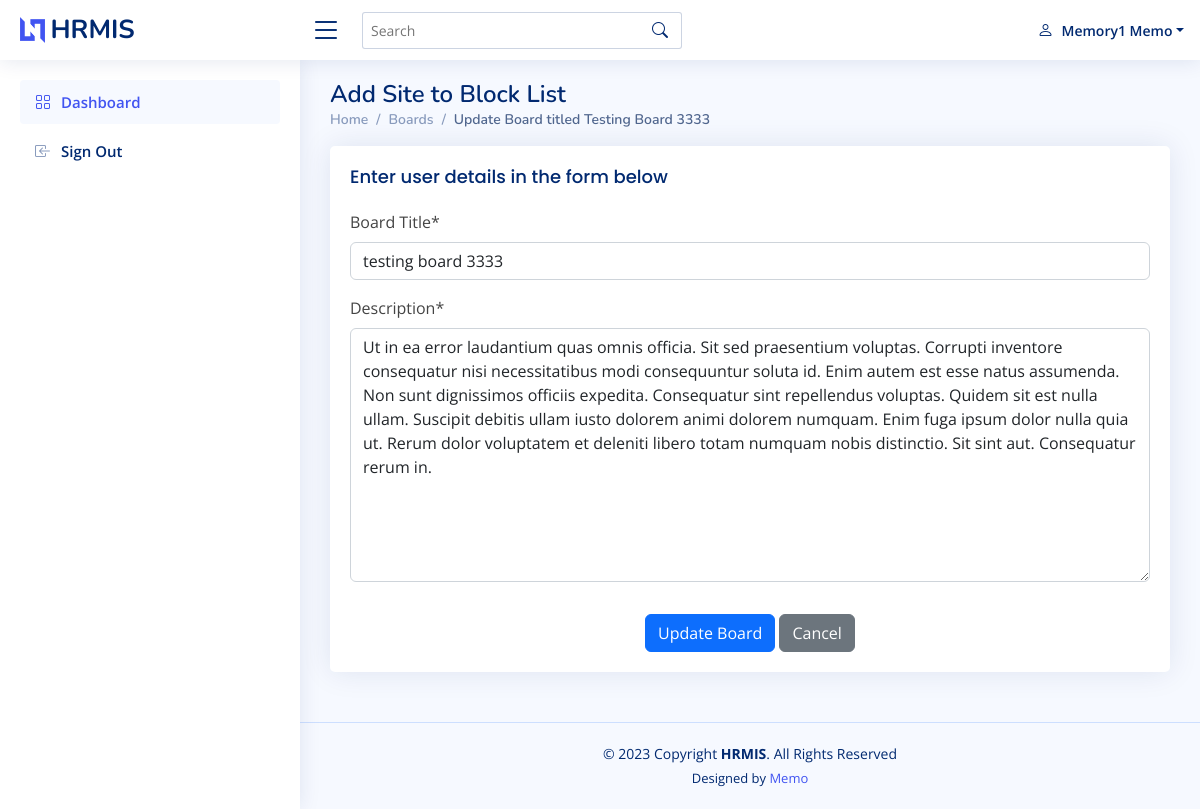
The app's page /boards/board-update/2 (signed in) with its own data.
### accounts/models.py (models this page shows, shortened)
class User (AbstractUser):
    DES = (('', 'Choose Designation'), ('admin', 'Admin(Organization)'),('employee', 'Employee'),)
    GENDER = (('', 'Choose Gender'),('female','Female'),('male','Male'))
    first_name = models.CharField(max_length=255)
    last_name = models.CharField(max_length=255)
    is_admin = models.BooleanField(default=False)
    is_employee = models.BooleanField(default=False)
    designation = models.CharField(max_length=30, choices=DES)
    email = models.EmailField(max_length=255)
    phone_number = models.CharField(max_length=255)
    gender = models.CharField(max_length=50, choices=GENDER)
    address = models.TextField()
    class Meta:
        ordering = ["-date_joined", ]

### board/models.py (models this page shows, shortened)
class Board(models.Model):
    title = models.CharField(max_length=255)
    description = models.TextField()
    updated = models.DateTimeField(auto_now=True)
    timestamp = models.DateTimeField(auto_now_add=True)
    class Meta:
        ordering = ["-timestamp", ]

### board/views.py (the view)
# urls.py: path('board-update/<int:pk>',views.board_update, name='board_update'),
@login_required
def board_update(request, pk):
    template_name = 'add_board.html'
    qs = get_object_or_404(models.Board, pk=pk)
    if request.method == 'POST':
        form = BoardForm(request.POST,instance=qs)
        if form.is_valid():
            form.save()
            messages.success(request, 'Board successfully updated!')
            return redirect('boards:boards')
    else:
        context = {'form': BoardForm(instance=qs), 'obj': qs,'type':'update'}
    return render(request, template_name, context)

### board/forms.py
class BoardForm(forms.ModelForm):
    class Meta:
        model = models.Board
        labels = {
            'title': 'Board Title',
        }
        fields = ('title','description',)

### board/templates/add_board.html (shortened to what this page needs)
{% extends 'shared.html' %}
{% load static %}
{% load crispy_forms_tags %}
{% block pagetitle %}
Add Site to Block List
{% endblock %}
{% block breadcrum %}
<li class="breadcrumb-item"><a href="{% url 'boards:boards' %}">Boards</a></li>
<li class="breadcrumb-item active">
 {% if type == 'create' %}
Add Board
{% else %}
Update Board titled {{obj.title|title}}
{% endif %}
</li>
{% endblock %}
{% block content %}
<section class="section">
    <div class="row">
      <div class="col-lg-12">
        <div class="card">
          <div class="card-body">
            <h5 class="card-title">Enter user details in the form below</h5>
          {% if type == 'create' %}
          <form action="{% url 'boards:add_board' %}" method="POST">
          {% else %}
          <form action="{% url 'boards:board_update' obj.pk %}" method="POST">
          {% endif %}
              <div class="row mb-3">
                <div class="col-sm-12">
                    {{ form.title|as_crispy_field }}
                </div>
                <div class="col-sm-12">
                    {{ form.description|as_crispy_field }}
                </div>
              </div>
              <div class="text-center">
                <button type="submit" class="btn btn-primary">
                  {% if type == 'create' %}
                  Add Board
                  {% else %}
                  Update Board
                  {% endif %}
                </button>
                <a href="{% url 'boards:boards' %}" class="btn btn-secondary">Cancel</a>
              </div>
            </form>
          </div>
        </div>
      </div>
    </div>
  </section>
{% endblock %}

### templates/shared.html (shortened to what this page needs)
<!DOCTYPE html>
{% load static %}
<html lang="en">
<head>
  <link href="{% static 'assets/vendor/bootstrap/css/bootstrap.min.css' %}" rel="stylesheet">
  <link href="{% static 'assets/vendor/bootstrap-icons/bootstrap-icons.css' %}" rel="stylesheet">
  <link href="{% static 'assets/vendor/boxicons/css/boxicons.min.css' %}" rel="stylesheet">
  <link href="{% static 'assets/vendor/quill/quill.snow.css' %}" rel="stylesheet">
  <link href="{% static 'assets/vendor/quill/quill.bubble.css' %}" rel="stylesheet">
  <link href="{% static 'assets/vendor/remixicon/remixicon.css' %}" rel="stylesheet">
  <link href="{% static 'assets/vendor/simple-datatables/style.css' %}" rel="stylesheet">
  <link href="{% static 'assets/css/style.css' %}" rel="stylesheet">
</head>
<body>
  <header id="header" class="header fixed-top d-flex align-items-center">
    <div class="d-flex align-items-center justify-content-between">
      <a href="/" class="logo d-flex align-items-center">
        <img src="{% static 'assets/img/logo.png' %}" alt="">
        <span class="d-none d-lg-block">HRMIS</span>
      </a>
      <i class="bi bi-list toggle-sidebar-btn"></i>
    </div>
    <div class="search-bar">
      <form class="search-form d-flex align-items-center" method="POST" action="#">
        <input type="text" name="query" placeholder="Search" title="Enter search keyword">
        <button type="submit" title="Search"><i class="bi bi-search"></i></button>
      </form>
    </div>
    <nav class="header-nav ms-auto">
      <ul class="d-flex align-items-center">
        <li class="nav-item dropdown pe-3">
          <a class="nav-link nav-profile d-flex align-items-center pe-0" href="#" data-bs-toggle="dropdown">
            <i class="bi bi-person"></i>
            <span class="d-none d-md-block dropdown-toggle ps-2">{{request.user.first_name|title}} {{request.user.last_name|title}}</span>
          </a>
        </li>
      </ul>
    </nav>
  </header>
  <aside id="sidebar" class="sidebar">
    <ul class="sidebar-nav" id="sidebar-nav">
      <li class="nav-item">
        <a class="nav-link " href="/">
          <i class="bi bi-grid"></i>
          <span>Dashboard</span>
        </a>
      </li>
      <li class="nav-item">
        <a class="nav-link collapsed" href="{% url 'logout' %}">
          <i class="bi bi-box-arrow-in-left"></i>
          <span>Sign Out</span>
        </a>
      </li>
    </ul>
  </aside>
  <main id="main" class="main">
    <div class="pagetitle">
      <h1>{% block pagetitle %}{% endblock %}</h1>
      <nav>
        <ol class="breadcrumb">
          <li class="breadcrumb-item"><a href="{% url 'accounts:redirect_logged' %}">Home</a></li>
          {% block breadcrum %}{% endblock %}
        </ol>
      </nav>
    </div>
    <section class="section dashboard">
        {% block content %}
        {% endblock %}
    </section>
  </main>
  <footer id="footer" class="footer">
    <div class="copyright">
        © {% now "Y" %} Copyright <strong><span>HRMIS</span></strong>. All Rights Reserved
    </div>
    <div class="credits">
      Designed by <a href="https://bootstrapmade.com/">Memo</a>
    </div>
  </footer>
</body>
</html>

### static_files/assets/css/style.css (style rules this page uses)
:root { scroll-behavior: smooth; }
body { font-family: "Open Sans", sans-serif; background: #f6f9ff; color: #444444; }
a { color: #4154f1; text-decoration: none; }
h1, h2, h3, h4, h5, h6 { font-family: "Nunito", sans-serif; }
#main { margin-top: 60px; padding: 20px 30px; transition: all 0.3s; }
.pagetitle { margin-bottom: 10px; }
.pagetitle h1 { font-size: 24px; margin-bottom: 0; font-weight: 600; color: #012970; }
.card { margin-bottom: 30px; border: none; border-radius: 5px; box-shadow: 0px 0 30px rgba(1, 41, 112, 0.1); }
.card-title { padding: 20px 0 15px 0; font-size: 18px; font-weight: 500; color: #012970; font-family: "Poppins", sans-serif; }
.card-body { padding: 0 20px 20px 20px; }
.breadcrumb { font-size: 14px; font-family: "Nunito", sans-serif; color: #899bbd; font-weight: 600; }
.breadcrumb a { color: #899bbd; transition: 0.3s; }
.breadcrumb .breadcrumb-item::before { color: #899bbd; }
.breadcrumb .active { color: #51678f; font-weight: 600; }
.logo { line-height: 1; }
@media (min-width: 1200px) { .logo { width: 280px; } }
.logo img { max-height: 26px; margin-right: 6px; }
.logo span { font-size: 26px; font-weight: 700; color: #012970; font-family: "Nunito", sans-serif; }
.header { transition: all 0.5s; z-index: 997; height: 60px; box-shadow: 0px 2px 20px rgba(1, 41, 112, 0.1); background-color: #fff; padding-left: 20px; }
.header .toggle-sidebar-btn { font-size: 32px; padding-left: 10px; cursor: pointer; color: #012970; }
.header .search-bar { min-width: 360px; padding: 0 20px; }
.header .search-form { width: 100%; }
.header .search-form input { border: 0; font-size: 14px; color: #012970; border: 1px solid rgba(1, 41, 112, 0.2); padding: 7px 38px 7px 8px; border-radius: 3px; transition: 0.3s; width: 100%; }
.header .search-form button { border: 0; padding: 0; margin-left: -30px; background: none; }
.header .search-form button i { color: #012970; }
.header-nav ul { list-style: none; }
.header-nav>ul { margin: 0; padding: 0; }
.header-nav .nav-profile { color: #012970; }
.header-nav .nav-profile span { font-size: 14px; font-weight: 600; }
.sidebar { position: fixed; top: 60px; left: 0; bottom: 0; width: 300px; z-index: 996; transition: all 0.3s; padding: 20px; overflow-y: auto; scrollbar-width: thin; scrollbar-color: #aab7cf transparent; box-shadow: 0px 0px 20px rgba(1, 41, 112, 0.1); background-color: #fff; }
@media (min-width: 1200px) { #main, #footer { margin-left: 300px; } }
.sidebar-nav { padding: 0; margin: 0; list-style: none; }
.sidebar-nav li { padding: 0; margin: 0; list-style: none; }
.sidebar-nav .nav-item { margin-bottom: 5px; }
.sidebar-nav .nav-link { display: flex; align-items: center; font-size: 15px; font-weight: 600; color: #4154f1; transition: 0.3; background: #f6f9ff; padding: 10px 15px; border-radius: 4px; }
.sidebar-nav .nav-link i { font-size: 16px; margin-right: 10px; color: #4154f1; }
.sidebar-nav .nav-link.collapsed { color: #012970; background: #fff; }
.sidebar-nav .nav-link.collapsed i { color: #899bbd; }
.footer { padding: 20px 0; font-size: 14px; transition: all 0.3s; border-top: 1px solid #cddfff; }
.footer .copyright { text-align: center; color: #012970; }
.footer .credits { padding-top: 5px; text-align: center; font-size: 13px; color: #012970; }

### records on screen
User: user.first_name "Memory1", user.last_name "Memo"
Board: title "Testing Board 3333", title "testing board 3333", description "Ut in ea error laudantium quas omnis officia. Sit sed praesentium voluptas. Corrupti inventore consequatur nisi necessitatibus modi consequuntur soluta id. Enim autem est esse natus assumenda. Non sunt dignissimos officiis expedita. Consequatur sint repellendus voluptas. Quidem sit est nulla ullam. Suscipit debitis ullam iusto dolorem animi dolorem numquam. Enim fuga ipsum dolor nulla quia ut. Rerum dolor voluptatem et deleniti libero totam numquam nobis distinctio. Sit sint aut. Consequatur rerum in."
